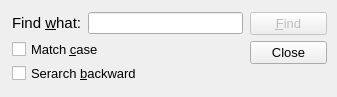
<?xml version="1.0" encoding="UTF-8"?>
<ui version="4.0">
 <class>FindDialog</class>
 <widget class="QDialog" name="FindDialog">
  <property name="geometry">
   <rect>
    <x>0</x>
    <y>0</y>
    <width>337</width>
    <height>97</height>
   </rect>
  </property>
  <property name="minimumSize">
   <size>
    <width>337</width>
    <height>97</height>
   </size>
  </property>
  <property name="maximumSize">
   <size>
    <width>337</width>
    <height>97</height>
   </size>
  </property>
  <property name="font">
   <font>
    <pointsize>10</pointsize>
   </font>
  </property>
  <property name="windowTitle">
   <string>Find</string>
  </property>
  <widget class="QWidget" name="">
   <property name="geometry">
    <rect>
     <x>12</x>
     <y>40</y>
     <width>137</width>
     <height>42</height>
    </rect>
   </property>
   <layout class="QVBoxLayout" name="verticalLayout_2">
    <item>
     <widget class="QCheckBox" name="caseCheckBox">
      <property name="text">
       <string>Match &amp;case</string>
      </property>
     </widget>
    </item>
    <item>
     <widget class="QCheckBox" name="backCheckBox">
      <property name="text">
       <string>Serarch &amp;backward</string>
      </property>
     </widget>
    </item>
   </layout>
  </widget>
  <widget class="QWidget" name="">
   <property name="geometry">
    <rect>
     <x>12</x>
     <y>12</y>
     <width>231</width>
     <height>22</height>
    </rect>
   </property>
   <layout class="QHBoxLayout" name="horizontalLayout">
    <item>
     <widget class="QLabel" name="label">
      <property name="font">
       <font>
        <pointsize>11</pointsize>
       </font>
      </property>
      <property name="text">
       <string>Find &amp;what:</string>
      </property>
      <property name="buddy">
       <cstring>lineEdit</cstring>
      </property>
     </widget>
    </item>
    <item>
     <widget class="QLineEdit" name="lineEdit"/>
    </item>
   </layout>
  </widget>
  <widget class="QWidget" name="">
   <property name="geometry">
    <rect>
     <x>250</x>
     <y>12</y>
     <width>77</width>
     <height>54</height>
    </rect>
   </property>
   <layout class="QVBoxLayout" name="verticalLayout">
    <item>
     <widget class="QPushButton" name="findButton">
      <property name="enabled">
       <bool>false</bool>
      </property>
      <property name="text">
       <string>&amp;Find</string>
      </property>
      <property name="autoDefault">
       <bool>false</bool>
      </property>
      <property name="default">
       <bool>true</bool>
      </property>
     </widget>
    </item>
    <item>
     <widget class="QPushButton" name="closeButton">
      <property name="text">
       <string>Close</string>
      </property>
     </widget>
    </item>
   </layout>
  </widget>
 </widget>
 <resources/>
 <connections>
  <connection>
   <sender>closeButton</sender>
   <signal>clicked()</signal>
   <receiver>FindDialog</receiver>
   <slot>close()</slot>
   <hints>
    <hint type="sourcelabel">
     <x>268</x>
     <y>61</y>
    </hint>
    <hint type="destinationlabel">
     <x>158</x>
     <y>55</y>
    </hint>
   </hints>
  </connection>
 </connections>
</ui>
